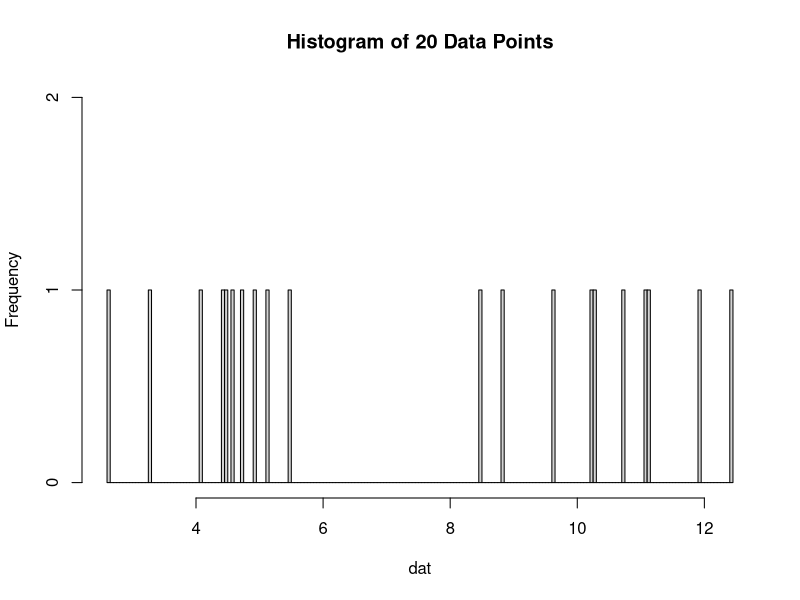
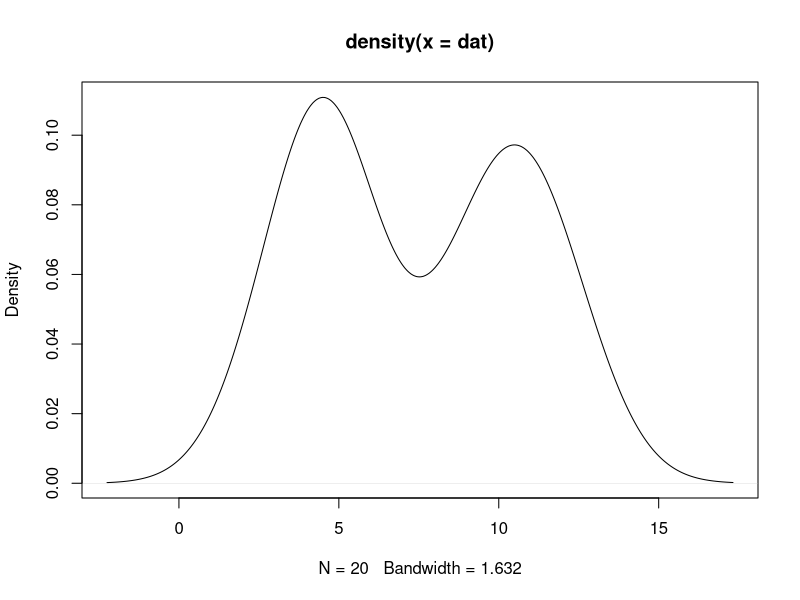

Reproduce these figures in R, in order.
## ---- chunk 1
knitr::opts_chunk$set(echo = TRUE)
## ---- chunk 2
set.seed(05192025)
dat <- c(rnorm(10, mean = 4), rnorm(10, mean = 10)) 
hist(dat, breaks = 200, ylim = c(0, 2),
     main = 'Histogram of 20 Data Points')
## ---- chunk 3
plot(density(dat))
